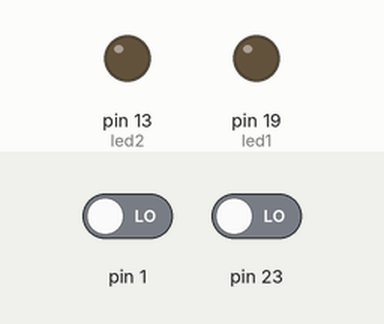
Bench run of a sketch on a simulated Arduino Uno, built with avr-gcc and run on an emulated ATmega328P. Shown: output pins drawn as LEDs (lit = HIGH). The test bench sets the inputs (shaded band); at power-on: pin 1 LOW, pin 23 LOW.

Above: at 5.05 s.
5.1 s: pin 1 driven HIGH
At 5.5 s:
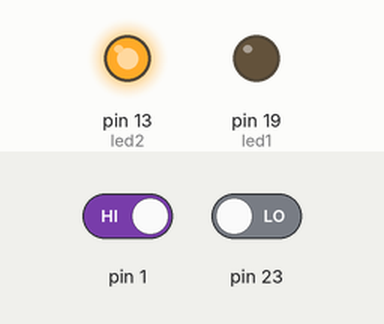
At 11.8 s:
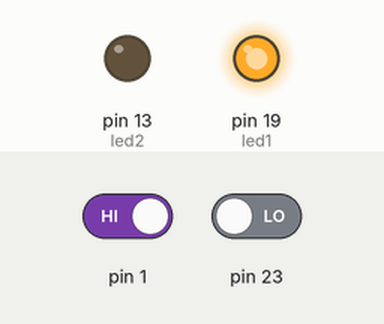
Timing chart, 0 to 13.2 s (numbered marks = the images above; inputs shaded):
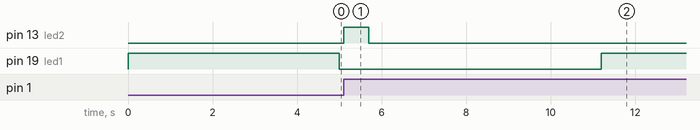

Measured:
- after the input at 5.1 s, pin 13 (led2): LOW → HIGH at once, → LOW 0.60 s later; pin 19 (led1): LOW → HIGH after 6.1 s instead of 4.9 s

The sketch:

Exercicio_PCINT.ino
```cpp
#define led1 PC5
#define led2 PB5
#define Porta1 PD1
#define Porta2 PB7

ISR(PCINT0_vect){
  PORTC &= ~(1<<led1);
  PORTB |= (1<<led2);
  _delay_ms(300);
  PORTB &= ~(1<<led2);
  _delay_ms(300);
}
ISR(PCINT2_vect){
  PORTC &= ~(1<<led1);
  PORTB |= (1<<led2);
  _delay_ms(600);
  PORTB &= ~(1<<led2);
  _delay_ms(600);
}
int main(){
  DDRD &= ~(1<<Porta1);
  DDRB &= ~(1<<Porta2);
  DDRB |= (1<<led2);
  DDRC |= (1<<led1);

  PCICR |= (1<< PCIE0) | (1<<PCIE2);

  PCMSK0 |= (1<<PCINT7);
  PCMSK2 |= (1<<PCINT17);

  sei();
  while(1){
    PORTC ^= (1<<led1);
    _delay_ms(5000);
  }
}
```
